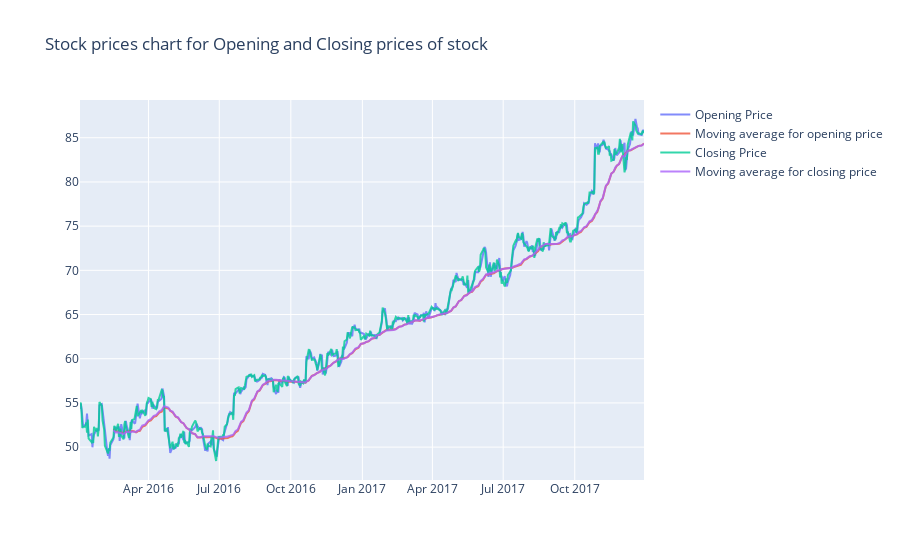

The code cell stored with this chart in its notebook:
### Markdown cell above
#### For Open and Close feature

### Code cell
#First need to create a trace for our data

#Trace for Open
trace_1 = go.Scatter(
    x = data_2016_2018.index,
    y = data_2016_2018['Open'],
    opacity = 0.8,
    name  = 'Opening Price'
    )

#Trace for moving average of Open
trace_2 = go.Scatter(
    x = data_2016_2018.index,
    y = data_2016_2018['Open'].rolling(window = 30).mean(),
    opacity = 0.8,
    name  = 'Moving average for opening price'
    )

#Trace for Close
trace_3 = go.Scatter(
    x = data_2016_2018.index,
    y = data_2016_2018['Close'],
    opacity = 0.8,
    name = 'Closing Price'
    )

#Trace for moving average of Close
trace_4 = go.Scatter(
    x = data_2016_2018.index,
    y = data_2016_2018['Close'].rolling(window = 30).mean(),
    opacity = 0.8,
    name  = 'Moving average for closing price'
    )


#Creating a layout for labeling and other informations on the graph
layout = go.Layout(
    title = 'Stock prices chart for Opening and Closing prices of stock',
    showlegend = True
    )

data_open_close = [trace_1, trace_2, trace_3, trace_4]

figure = go.Figure(data = data_open_close, layout=layout)

#For plotting , iplot() is used
iplot(figure)

### Figure 1 — Plotly figure (JSON) as saved in the notebook; plotly's stock layout.template omitted (floating-point values rounded to 4 significant figures; data arrays with more than 128 entries replaced by an {"elided": "..."} marker saying what was removed)
{"data": [{"name": "Opening Price", "opacity": 0.8, "type": "scatter", "x": {"elided": "503 str values"}, "y": {"elided": "503 float values"}}, {"name": "Moving average for opening price", "opacity": 0.8, "type": "scatter", "x": {"elided": "503 str values"}, "y": {"elided": "503 float values"}}, {"name": "Closing Price", "opacity": 0.8, "type": "scatter", "x": {"elided": "503 str values"}, "y": {"elided": "503 float values"}}, {"name": "Moving average for closing price", "opacity": 0.8, "type": "scatter", "x": {"elided": "503 str values"}, "y": {"elided": "503 float values"}}], "layout": {"showlegend": true, "title": {"text": "Stock prices chart for Opening and Closing prices of stock"}}}
